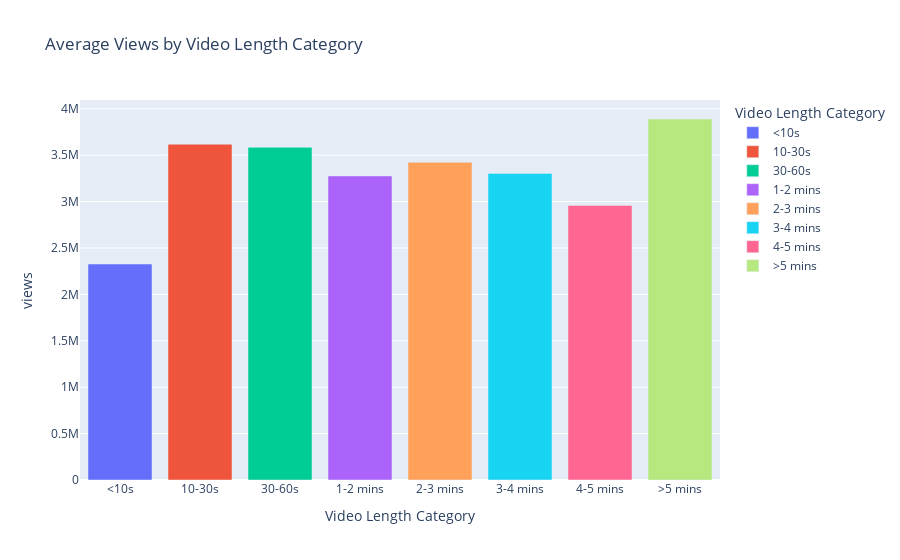

Here is the notebook cell this chart was saved with:
### Code cell
# Insight 1.1: Views by Video Length Category
views_by_length = filt_df.groupby('video_length_category')[
    'views'].mean().reset_index()
fig1 = px.bar(views_by_length, x='video_length_category', y='views',
              title="Average Views by Video Length Category",
              labels={'statsV2.playCount': 'Average Views',
                      'video_length_category': 'Video Length Category'},
              color='video_length_category')
fig1.show()

### Figure 1 — Plotly figure (JSON) as saved in the notebook; plotly's stock layout.template omitted (floating-point values rounded to 4 significant figures)
{"data": [{"hovertemplate": "Video Length Category=%{x}<br>views=%{y}<extra></extra>", "legendgroup": "<10s", "marker": {"color": "#636efa", "pattern": {"shape": ""}}, "name": "<10s", "orientation": "v", "showlegend": true, "textposition": "auto", "type": "bar", "x": ["<10s"], "xaxis": "x", "y": [2327000.0], "yaxis": "y"}, {"hovertemplate": "Video Length Category=%{x}<br>views=%{y}<extra></extra>", "legendgroup": "10-30s", "marker": {"color": "#EF553B", "pattern": {"shape": ""}}, "name": "10-30s", "orientation": "v", "showlegend": true, "textposition": "auto", "type": "bar", "x": ["10-30s"], "xaxis": "x", "y": [3618000.0], "yaxis": "y"}, {"hovertemplate": "Video Length Category=%{x}<br>views=%{y}<extra></extra>", "legendgroup": "30-60s", "marker": {"color": "#00cc96", "pattern": {"shape": ""}}, "name": "30-60s", "orientation": "v", "showlegend": true, "textposition": "auto", "type": "bar", "x": ["30-60s"], "xaxis": "x", "y": [3584000.0], "yaxis": "y"}, {"hovertemplate": "Video Length Category=%{x}<br>views=%{y}<extra></extra>", "legendgroup": "1-2 mins", "marker": {"color": "#ab63fa", "pattern": {"shape": ""}}, "name": "1-2 mins", "orientation": "v", "showlegend": true, "textposition": "auto", "type": "bar", "x": ["1-2 mins"], "xaxis": "x", "y": [3276000.0], "yaxis": "y"}, {"hovertemplate": "Video Length Category=%{x}<br>views=%{y}<extra></extra>", "legendgroup": "2-3 mins", "marker": {"color": "#FFA15A", "pattern": {"shape": ""}}, "name": "2-3 mins", "orientation": "v", "showlegend": true, "textposition": "auto", "type": "bar", "x": ["2-3 mins"], "xaxis": "x", "y": [3422000.0], "yaxis": "y"}, {"hovertemplate": "Video Length Category=%{x}<br>views=%{y}<extra></extra>", "legendgroup": "3-4 mins", "marker": {"color": "#19d3f3", "pattern": {"shape": ""}}, "name": "3-4 mins", "orientation": "v", "showlegend": true, "textposition": "auto", "type": "bar", "x": ["3-4 mins"], "xaxis": "x", "y": [3304000.0], "yaxis": "y"}, {"hovertemplate": "Video Length Category=%{x}<br>views=%{y}<extra></extra>", "legendgroup": "4-5 mins", "marker": {"color": "#FF6692", "pattern": {"shape": ""}}, "name": "4-5 mins", "orientation": "v", "showlegend": true, "textposition": "auto", "type": "bar", "x": ["4-5 mins"], "xaxis": "x", "y": [2959000.0], "yaxis": "y"}, {"hovertemplate": "Video Length Category=%{x}<br>views=%{y}<extra></extra>", "legendgroup": ">5 mins", "marker": {"color": "#B6E880", "pattern": {"shape": ""}}, "name": ">5 mins", "orientation": "v", "showlegend": true, "textposition": "auto", "type": "bar", "x": [">5 mins"], "xaxis": "x", "y": [3890000.0], "yaxis": "y"}], "layout": {"barmode": "relative", "legend": {"title": {"text": "Video Length Category"}, "tracegroupgap": 0}, "title": {"text": "Average Views by Video Length Category"}, "xaxis": {"anchor": "y", "categoryarray": ["<10s", "10-30s", "30-60s", "1-2 mins", "2-3 mins", "3-4 mins", "4-5 mins", ">5 mins"], "categoryorder": "array", "domain": [0, 1], "title": {"text": "Video Length Category"}}, "yaxis": {"anchor": "x", "domain": [0, 1], "title": {"text": "views"}}}}
